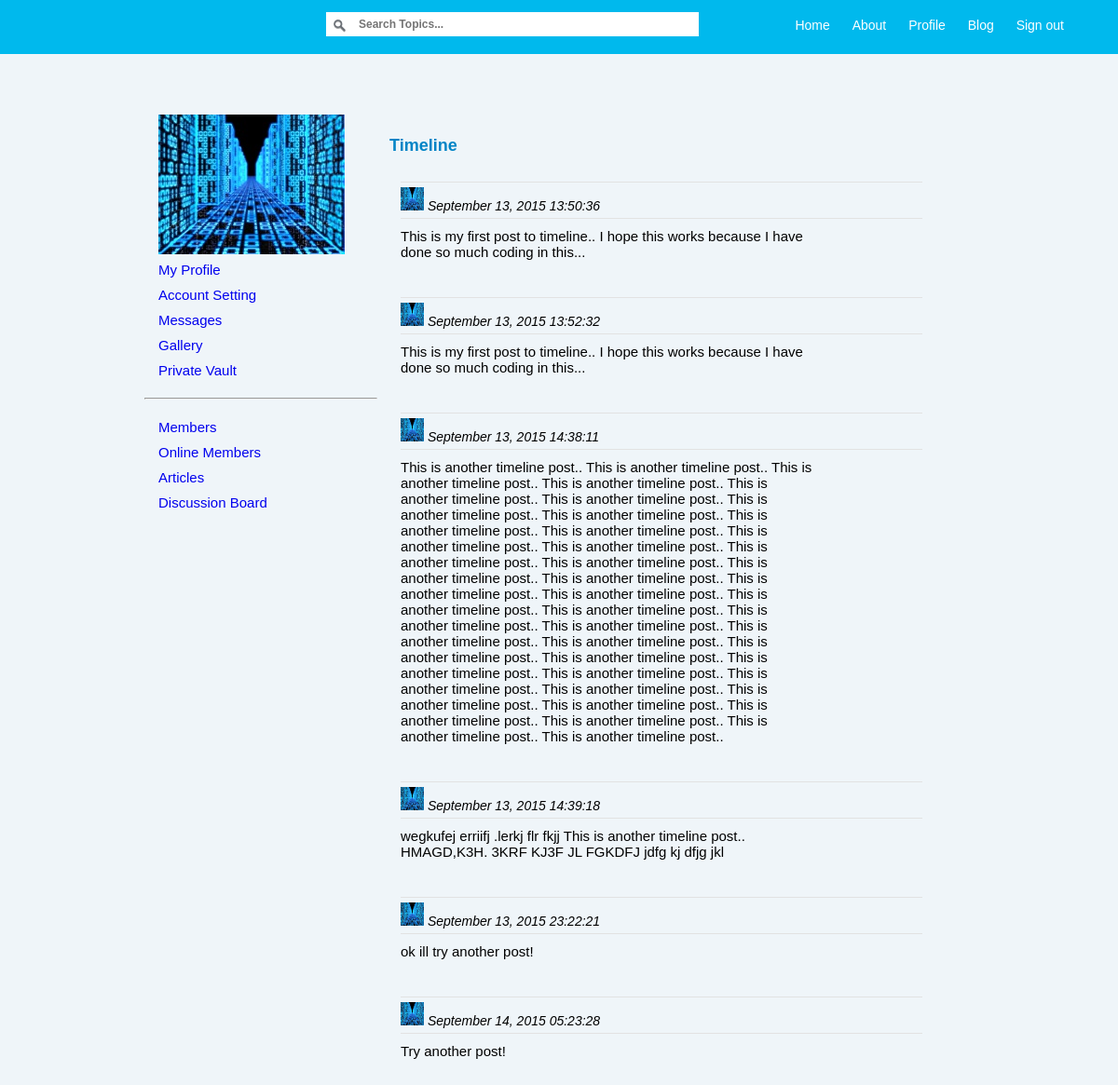
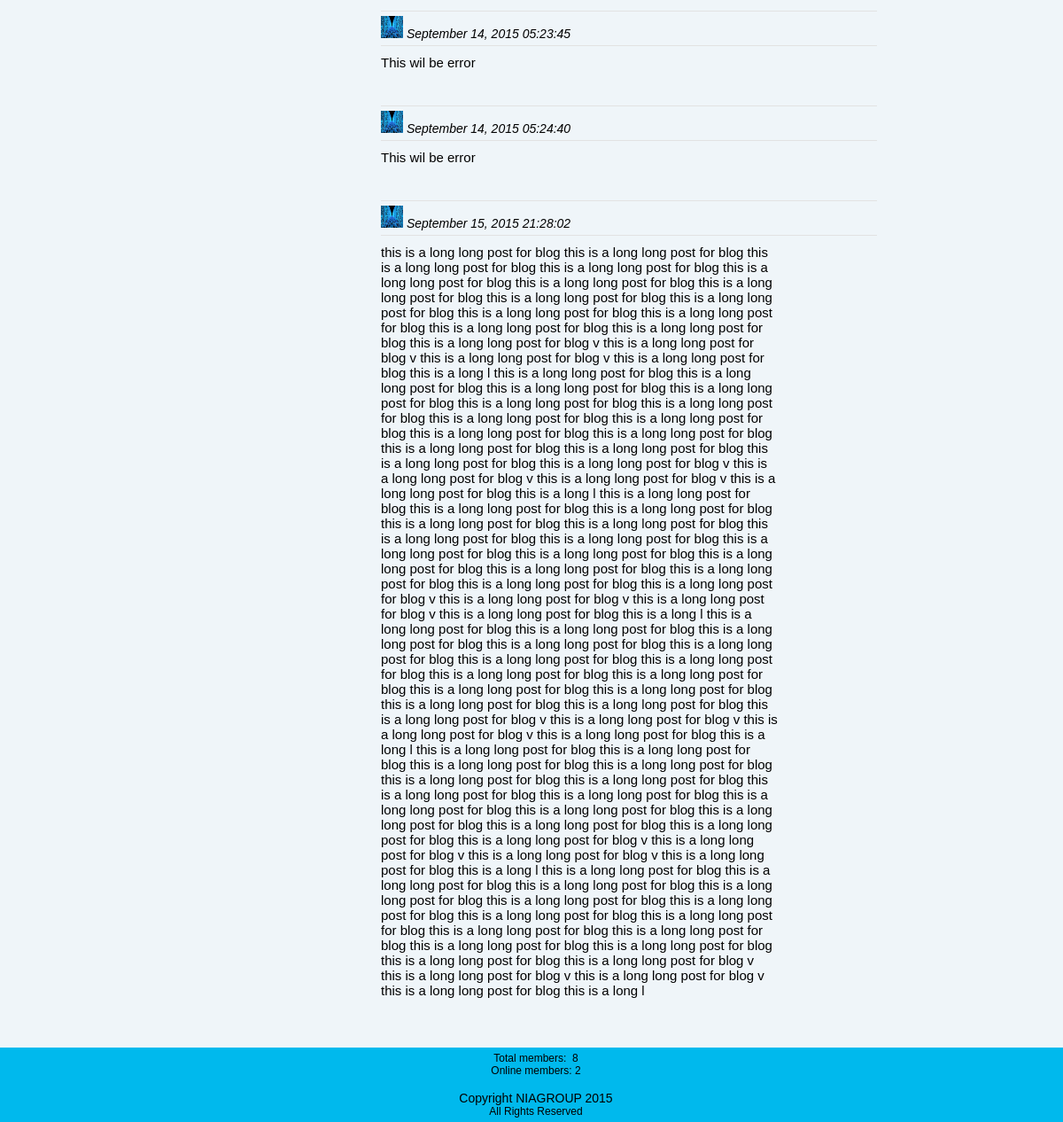
/timeline.php (signed in), run on the app's committed database (2 pictures, top to bottom).
### tables this page shows
CREATE TABLE IF NOT EXISTS `timeline` (
  `timeline_id` int(11) NOT NULL AUTO_INCREMENT,
  `poster` int(11) NOT NULL,
  `post` longtext NOT NULL,
  `post_date` datetime NOT NULL,
  PRIMARY KEY (`timeline_id`),
  KEY `poster` (`poster`)
);

### timeline.php (the view)
<?php
	include( 'inc/header.inc.php' );
	if(!isset($_SESSION['uname_log'])){
		header("location: index.php");
	}else{
		$poster = $_SESSION['uname_log'];
		$poster_id = $_SESSION['user_id'];
		$poster_avatar = implode(mysqli_fetch_assoc($mysqli->query("SELECT avatar FROM users WHERE username='$poster'")))
	?>
	<div style="width: 900px; margin: 0px auto 0px auto;">
		<div class="homeNav">
			<?php include( 'inc/main_left_nav.php' ); ?>
		</div>
		<div class="homeMainContent">
			<div id="homeMainContentBox">
				<h2>Timeline</h2>
				<?php
					$sql_timeline = "SELECT * FROM timeline WHERE poster='$poster_id'";
					if(!$result_timeline = $mysqli->query($sql_timeline)){
						echo "Error in query!\n";
					}else{
						if($result_timeline->num_rows == 0){
							echo "There is no item yet on the timeline.";
						}else{
							while($row_timeline = $result_timeline->fetch_assoc()){
								$post_content = $row_timeline['post'];
								$post_date = $row_timeline['post_date'];
								$post_date = date('F d, Y H:i:s', strtotime($post_date));
								echo '
									<div class="timeline_content">
										<div class="timeline_header">
											<a href="' . $poster . '"><img src="'. $poster_avatar .'" width="25" height="25" /></a>
											'. $post_date .'
										</div>
										<div class="timeline_body">
											'. $post_content .'
										</div>
									</div>
								';
							}
						}
					}
				?>
			</div>
		</div>
	</div>
	<?php
	}
	include( 'inc/footer.inc.php' );
?>

### css/style.css (style rules this page uses)
* { font-family: Arial, Helvetica, Sans-serif; margin: 0px; padding: 0px; font-size: 14px; background-color: #eff5f9; text-decoration: none; }
h2 { font-family: Arial, Helvetica, Sans-serif; font-size: 18px; padding: 8px; color: #0084c6; }
.homeNav { width: 250px; padding-right: 5px; padding-top: 5px; padding-bottom: 5px; padding-left: 5px; float: left; margin-top: 60px; margin-bottom: 100px; }
.homeMainContent { width: 600px; padding-right: 0px; padding-top: 5px; padding-bottom: 5px; padding-left: 0px; float: left; margin-top: 60px; margin-bottom: 100px; }
#homeMainContentBox { padding-top: 5px; padding-bottom: 5px; margin-top: 10px; }
.timeline_content { margin: 10px; padding: 10px; }
.timeline_header { font-size: 14px; font-style: italic; border-top: 1px solid #E2E2E2; border-bottom: 1px solid #E2E2E2; padding-top: 5px; padding-bottom: 5px; }
.timeline_body { font-size: 15px; padding-top: 10px; padding-bottom: 10px; width: 80%; left: 10%; overflow: auto; max-width: 80%; }

### data on the page
timeline: post_date "September 13, 2015 13:50:36", post "This is my first post to timeline.. I hope this works because I have done so much coding in this..."
timeline: post_date "September 13, 2015 13:52:32", post "This is my first post to timeline.. I hope this works because I have done so much coding in this..."
timeline: post_date "September 13, 2015 14:38:11", post "This is another timeline post.. This is another timeline post.. This is another timeline post.. This is another timeline post.. This is another timeline post.. This is another timeline post.. This is another timeline post.. This is another timeline post.. This is another timeline post.. This is another timeline post.. This is another timeline post.. This is another timeline post.. This is another timeline post.. This is another timeline post.. This is another timeline post.. This is another timeline post.. This is another timeline post.. This is another timeline post.. This is another timeline post.. This is another timeline post.. This is another timeline post.. This is another timeline…"
timeline: post_date "September 13, 2015 14:39:18", post "wegkufej erriifj .lerkj flr fkjj This is another timeline post.. HMAGD,K3H. 3KRF KJ3F JL FGKDFJ jdfg kj dfjg jkl"
timeline: post_date "September 13, 2015 23:22:21", post "ok ill try another post!"
timeline: post_date "September 14, 2015 05:23:28", post "Try another post!"
timeline: post_date "September 14, 2015 05:23:45", post "This wil be error"
timeline: post_date "September 14, 2015 05:24:40", post "This wil be error"
timeline: post_date "September 15, 2015 21:28:02", post "this is a long long post for blog this is a long long post for blog this is a long long post for blog this is a long long post for blog this is a long long post for blog this is a long long post for blog this is a long long post for blog this is a long long post for blog this is a long long post for blog this is a long long post for blog this is a long long post for blog this is a long long post for blog this is a long long post for blog this is a long long post for blog v this is a long long post for blog v this is a long long post for blog v this is a long long post for blog this is a long l this is a long long post for blog this is a long long post for blog this is a long long post for…"

### other printed values
$err_msg "8"
$row_count "2"
